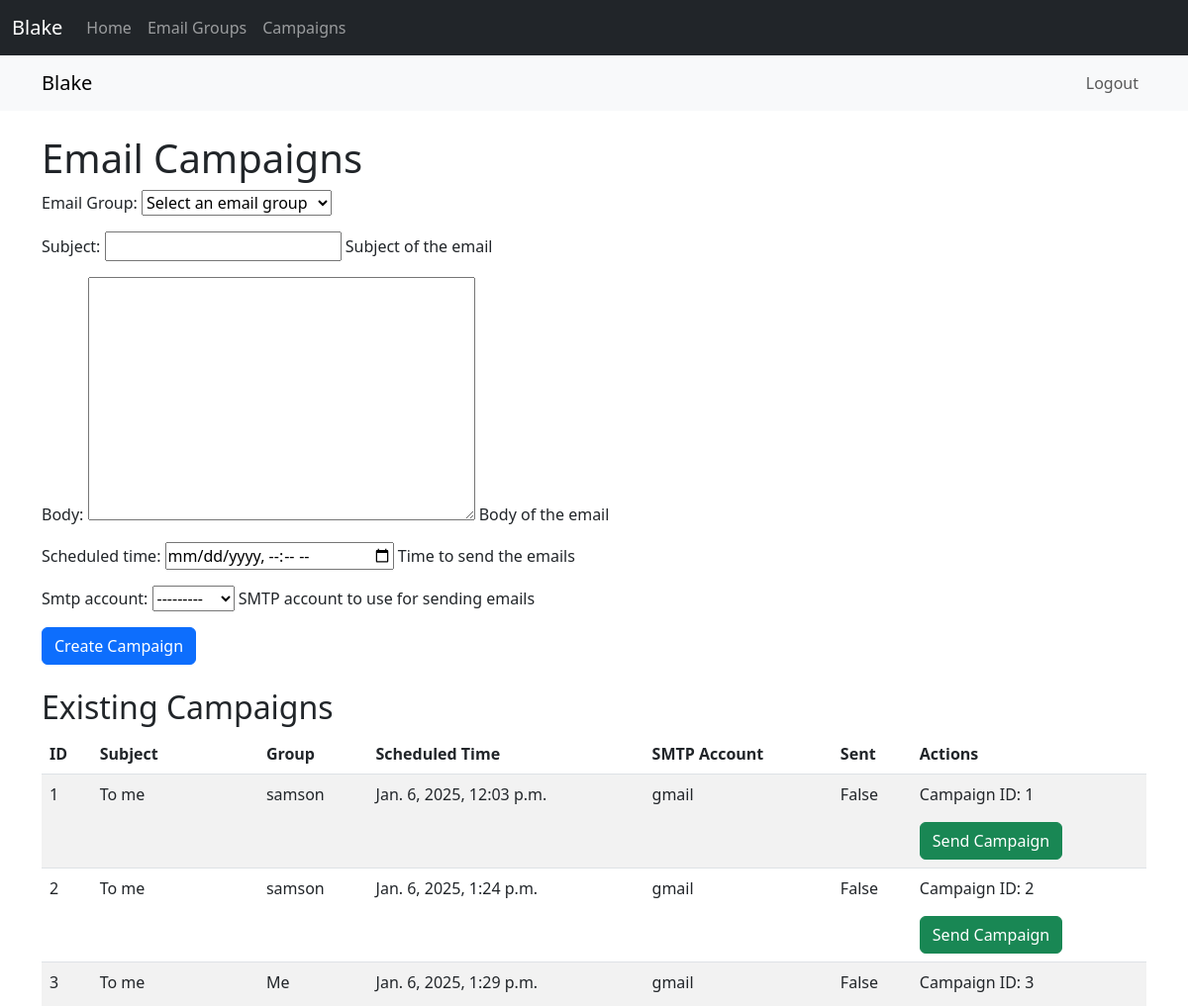
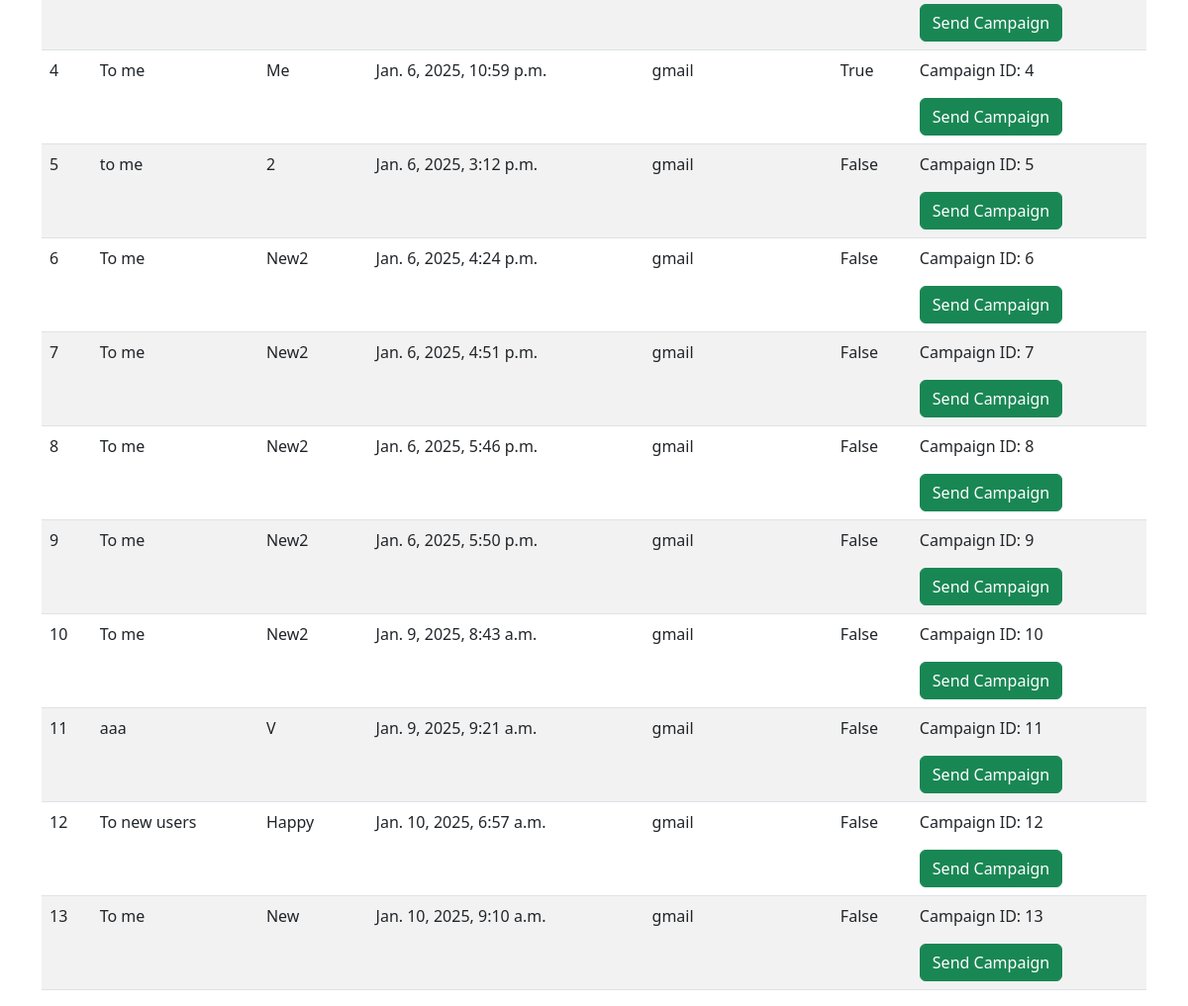
/campaigns/ (signed in), run on the app's committed database (2 pictures, top to bottom).
### campaigns/models.py (models this page shows, shortened)
class EmailCampaign(models.Model):
    group = models.ForeignKey(EmailGroup, on_delete=models.CASCADE, related_name='campaigns')
    subject = models.CharField(max_length=255, help_text="Subject of the email")
    body = models.TextField(help_text="Body of the email")
    scheduled_time = models.DateTimeField(help_text="Time to send the emails")
    smtp_account = models.CharField(
        max_length=100,
        choices=[('gmail', 'Gmail'), ('outlook', 'Outlook')],
        help_text="SMTP account to use for sending emails"
    )
    sent = models.BooleanField(default=False, help_text="Whether the campaign has been sent")

class EmailGroup(models.Model):
    name = models.CharField(max_length=100, help_text="Name of the group")
    emails = models.JSONField(help_text="List of email addresses in JSON format")
    created_at = models.DateTimeField(auto_now_add=True)
    def __str__(self):
        return self.name

### campaigns/views.py (the view)
# urls.py: path('', include('campaigns.urls')),
def campaigns(request):
    if request.method == 'POST':
        form = EmailCampaignForm(request.POST)
        if form.is_valid():
            form.save()
            return redirect('campaigns')
    else:
        form = EmailCampaignForm()
    campaigns = EmailCampaign.objects.all()
    return render(request, 'campaigns/campaigns.html', {'form': form, 'campaigns': campaigns})

### campaigns/forms.py
class EmailCampaignForm(forms.ModelForm):
    group = ModelChoiceField(
        queryset=EmailGroup.objects.all(),
        empty_label="Select an email group",
        label="Email Group",
    )
    class Meta:
        model = EmailCampaign
        fields = ['group', 'subject', 'body', 'scheduled_time', 'smtp_account']
        widgets = {
            'scheduled_time': forms.DateTimeInput(attrs={'type': 'datetime-local'}),
        }

### campaigns/templates/campaigns/campaigns.html (shortened to what this page needs)
{% extends 'campaigns/base.html' %}
{% block content %}
<h1>Email Campaigns</h1>
<form method="post" class="mb-4">
    {{ form.as_p }}
    <button type="submit" class="btn btn-primary">Create Campaign</button>
</form>
<h2>Existing Campaigns</h2>
<table class="table table-striped">
    <thead>
        <tr>
            <th>ID</th>
            <th>Subject</th>
            <th>Group</th>
            <th>Scheduled Time</th>
            <th>SMTP Account</th>
            <th>Sent</th>
            <th>Actions</th>
        </tr>
    </thead>
    <tbody>
        {% for campaign in campaigns %}
        <tr>
            <td>{{ campaign.id }}</td>
            <td>{{ campaign.subject }}</td>
            <td>{{ campaign.group.name }}</td>
            <td>{{ campaign.scheduled_time }}</td>
            <td>{{ campaign.smtp_account }}</td>
            <td>{{ campaign.sent }}</td>
            <td>
                <form method="post" action="{% url 'send_campaign' campaign.id %}">
                    <p>Campaign ID: {{ campaign.id }}</p>
                    <button type="submit" class="btn btn-success">Send Campaign</button>
                </form>
            </td>
        </tr>
        {% endfor %}
    </tbody>
</table>
{% endblock %}

### data on the page
EmailCampaign: id "1", subject "To me", group.name "samson", scheduled_time "Jan. 6, 2025, 12:03 p.m.", smtp_account "gmail", sent "False"
EmailCampaign: id "2", subject "To me", group.name "samson", scheduled_time "Jan. 6, 2025, 1:24 p.m.", smtp_account "gmail", sent "False"
EmailCampaign: id "3", subject "To me", group.name "Me", scheduled_time "Jan. 6, 2025, 1:29 p.m.", smtp_account "gmail", sent "False"
EmailCampaign: id "4", subject "To me", group.name "Me", scheduled_time "Jan. 6, 2025, 10:59 p.m.", smtp_account "gmail", sent "True"
EmailCampaign: id "5", subject "to me", group.name "2", scheduled_time "Jan. 6, 2025, 3:12 p.m.", smtp_account "gmail", sent "False"
EmailCampaign: id "6", subject "To me", group.name "New2", scheduled_time "Jan. 6, 2025, 4:24 p.m.", smtp_account "gmail", sent "False"
EmailCampaign: id "7", subject "To me", group.name "New2", scheduled_time "Jan. 6, 2025, 4:51 p.m.", smtp_account "gmail", sent "False"
EmailCampaign: id "8", subject "To me", group.name "New2", scheduled_time "Jan. 6, 2025, 5:46 p.m.", smtp_account "gmail", sent "False"
EmailCampaign: id "9", subject "To me", group.name "New2", scheduled_time "Jan. 6, 2025, 5:50 p.m.", smtp_account "gmail", sent "False"
EmailCampaign: id "10", subject "To me", group.name "New2", scheduled_time "Jan. 9, 2025, 8:43 a.m.", smtp_account "gmail", sent "False"
EmailCampaign: id "11", subject "aaa", group.name "V", scheduled_time "Jan. 9, 2025, 9:21 a.m.", smtp_account "gmail", sent "False"
EmailCampaign: id "12", subject "To new users", group.name "Happy", scheduled_time "Jan. 10, 2025, 6:57 a.m.", smtp_account "gmail", sent "False"
EmailCampaign: id "13", subject "To me", group.name "New", scheduled_time "Jan. 10, 2025, 9:10 a.m.", smtp_account "gmail", sent "False"
